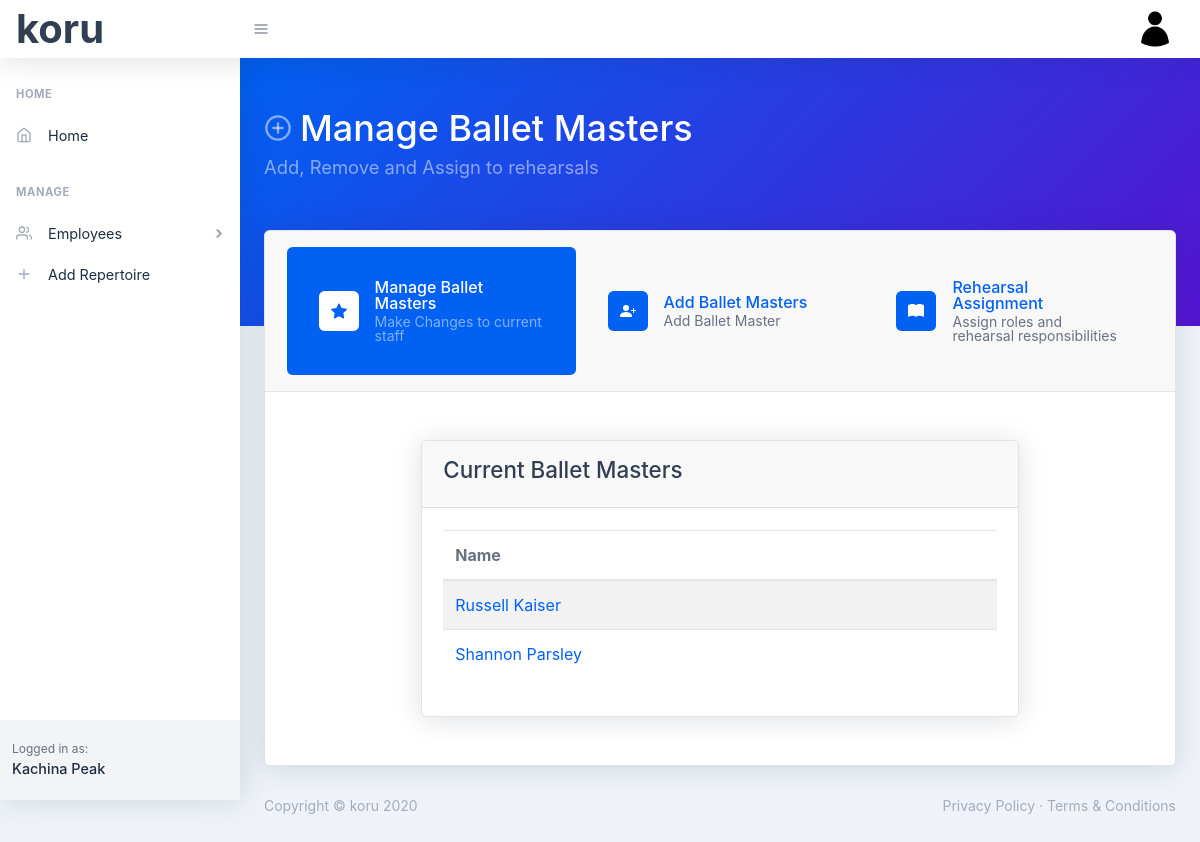
The page /manage-balletMasters (signed in) on the database its author committed.
### koru/models.py (models this page shows, shortened)
class User(db.Model, UserMixin):
    id = db.Column(db.Integer, primary_key=True)
    first_name = db.Column(db.String(30), nullable=False)
    last_name = db.Column(db.String(30), nullable=False)
    company_name = db.Column(db.String(60), nullable=False)
    email = db.Column(db.String(60), unique=True, nullable=False)
    image_file = db.Column(db.String(20), nullable=False, default='default.png')
    password = db.Column(db.String(60), nullable=False)
    dancers = db.relationship('Dancer', backref='company', lazy=True)
    balletmasters= db.relationship('BalletMaster', backref='company', lazy=True)
    accompanists = db.relationship('Accompanist', backref='company', lazy=True)
    repetiteurs = db.relationship('Repetiteur', backref='company', lazy=True)

class BalletMaster(db.Model):
    id = db.Column(db.Integer, primary_key=True)
    first_name = db.Column(db.String(30), nullable=False)
    last_name = db.Column(db.String(30), nullable=False)
    gender = db.Column(db.String(20), nullable=False)
    user_id = db.Column(db.Integer, db.ForeignKey('user.id'), nullable=False)

### koru/bms/routes.py (the view)
@bms.route('/manage-balletMasters', methods=['GET', 'POST'])
@login_required
def manage_balletMasters():
    bms = BalletMaster.query.filter_by(user_id=current_user.id)
    return render_template('manage-balletMasters.html', title='Ballet Masters', manageActive='active', bms=bms)

### koru/models.py (called while the page is built)
@login_manager.user_loader
def load_user(user_id):
    return User.query.get(int(user_id))

### koru/templates/manage-balletMasters.html
{% extends "manageBMLayout.html" %}
{% block bmbody %}
<div class=" py-5 " >
    <div class="row justify-content-center">
        <div class="col-xxl-10 col-xl-8 col-sm-12">
            <div class="card">
                <div class="card-header"><h2>Current Ballet Masters</h2></div>
                <div class="card-body">
                    <table class="table table-striped table-responsive-sm table-responsive-md">
                        <thead>
                            <tr>
                                <th scope="col">Name</th>
                            </tr>
                        </thead>
                        <tbody>
                            {% for bm in bms %}
                                <tr>
                                    <td> <a href="{{ url_for('bms.ballet_master', bm_id=bm.id) }}"> {{bm.first_name}} {{ bm.last_name }}</a></td>
                                </tr>
                            {% endfor %}
                        </tbody>
                    </table>
                </div>
            </div>
        </div>
    </div>
</div>
{% endblock %}

### koru/templates/layout.html (shortened to what this page needs)
<!DOCTYPE html>
<html lang="en">
    <head>
        <link href="../static/css/styles.css" rel="stylesheet" />
        <link href="https://cdn.datatables.net/1.10.21/css/jquery.dataTables.min.css" type="text/css" rel="stylesheet" />
    </head>
    <body class="nav-fixed">
        <nav class="topnav navbar navbar-expand shadow navbar-light bg-white" id="sidenavAccordion">
            <a class="navbar-brand" style="font-size: 40px;" href="{{ url_for('main.index') }}">koru</a>
            <button class="btn btn-icon btn-transparent-dark order-1 order-lg-0 mr-lg-2" id="sidebarToggle" href="#"><i data-feather="menu"></i></button>
            <ul class="navbar-nav align-items-center ml-auto">
                {% if current_user.is_authenticated %}
                <li class="nav-item dropdown no-caret mr-2 dropdown-user">
                    <a class="btn btn-icon btn-transparent-dark dropdown-toggle" id="navbarDropdownUserImage" href="javascript:void(0);" role="button" data-toggle="dropdown" aria-haspopup="true" aria-expanded="false"><img class="img-fluid" src="../static/images/profile_pics/{{ current_user.image_file }}" /></a>
                </li>
                {% else %}
                <a class="nav-link" href="{{ url_for('users.register') }}">Register</a>
                <a class="nav-link" href="{{ url_for('users.login') }}">Login</a>
                {% endif %}
            </ul>
        </nav>
        <div id="layoutSidenav">
            <div id="layoutSidenav_nav">
                <nav class="sidenav shadow-right sidenav-light">
                    <div class="sidenav-menu">
                        <div class="nav accordion" id="accordionSidenav">
                            <div class="sidenav-menu-heading">Home</div>
                            <a class="nav-link" href="{{ url_for('main.index') }}">
                                <div class="nav-link-icon"><i data-feather="home"></i></div>
                                Home
                            </a>
                            <div class="sidenav-menu-heading">Manage</div>
                            <a class="nav-link collapsed" href="javascript:void(0);" data-toggle="collapse" data-target="#collapseDashboards" aria-expanded="false" aria-controls="collapseDashboards">
                                <div class="nav-link-icon"><i data-feather="users"></i></div>
                                Employees
                                <div class="sidenav-collapse-arrow"><i class="fas fa-angle-down"></i></div>
                            </a>
                            <a class="nav-link" href="charts.html">
                                <div class="nav-link-icon"><i data-feather="plus"></i></div>
                                Add Repertoire
                            </a>
                        </div>
                    </div>
                    <div class="sidenav-footer">
                        <div class="sidenav-footer-content">
                            <div class="sidenav-footer-subtitle">Logged in as:</div>
                            <div class="sidenav-footer-title">{{ current_user.company_name }}</div>
                        </div>
                    </div>
                </nav>
            </div>
            <div id="layoutSidenav_content">
                <main>
                    {% block header %} {% endblock %}
                        {% block main %} {% endblock %}
                </main>
                <footer class="footer mt-auto footer-light">
                    <div class="container-fluid">
                        <div class="row">
                            <div class="col-md-6 small">Copyright &copy; koru 2020</div>
                            <div class="col-md-6 text-md-right small">
                                <a href="#!">Privacy Policy</a>
                                &middot;
                                <a href="#!">Terms &amp; Conditions</a>
                            </div>
                        </div>
                    </div>
                </footer>
            </div>
        </div>
    </body>
</html>

### rows shown on the page
User: image_file (placeholder picture), company_name "Kachina Peak"
BalletMaster: first_name "Russell", last_name "Kaiser"
BalletMaster: first_name "Shannon", last_name "Parsley"
